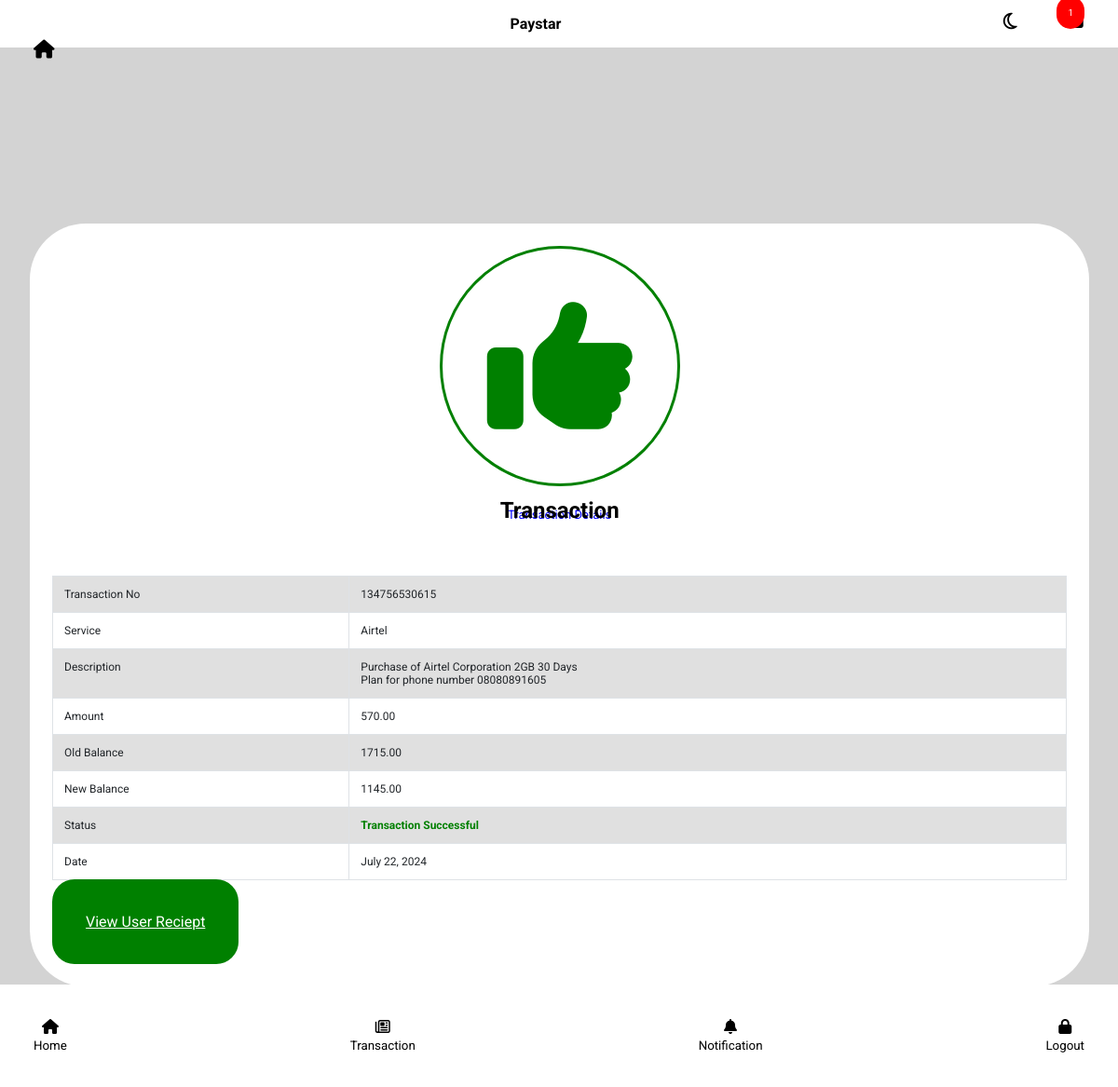
/myreciept/2/, run on the app's committed database.
### myapp/models.py (models this page shows, shortened)
class Development(models.Model):
  user = models.ForeignKey(User, on_delete=models.CASCADE)
  balance = models.ForeignKey(Balance, on_delete=models.CASCADE)
  charge = models.DecimalField(max_digits=10, decimal_places=2)
  service = models.CharField(max_length=255)
  amount = models.DecimalField(max_digits=10, decimal_places=2)
  phone = models.CharField(max_length=255)
  data_amount = models.CharField(max_length=255)
  transaction_id = models.CharField(max_length=2000)
  date = models.DateField(auto_now_add=True)
  status = models.BooleanField(default=False)

class Balance(models.Model):
  user = models.ForeignKey(User, on_delete=models.CASCADE)
  balance = models.DecimalField(max_digits=10, decimal_places=2)

### myapp/views.py (the view, shortened to what this page needs)
# urls.py: path("myreciept/<int:id>/", views.MyReciept.as_view()),
class MyReciept(View):
    def get(self, request, id, *args, **kwargs):
        x = get_object_or_404(Development, id=id)
        old_balance = x.amount + x.balance.balance
        return render(request, 'reciept.html',{"reciept":x, "old":old_balance})

### myapp/templates/reciept.html (shortened to what this page needs)
{% extends "extenders.html" %}
{% load static %}
{% block content %}
<div class="parent-reciept">
  <div class="reciept">
    <div class="reciept-head">
      <i class="fa fa-thumbs-up"></i><br/>
      <p>Transaction Details</p>
      <h2>Transaction</h2>
    </div>
    <div class="table-container">
      <table class="table table-bordered">
       <tbody>
        <tr class="table-active">
          <td>Transaction No</td>
          <td>{{reciept.transaction_id}}</td>
        </tr>
        <tr>
          <td>Service</td>
          <td>{{reciept.service}}</td>
        </tr>
        <tr class="table-active">
          <td>Description</td>
          <td>Purchase of {{reciept.data_amount}} 30 Days <br/>
          Plan for phone number {{reciept.phone}}
          </td>
        </tr>
        <tr>
          <td>Amount</td>
          <td>{{reciept.amount}}</td>
        </tr>
        <tr class="table-active">
          <td>Old Balance</td>
          <td>{{old}}</td>
        </tr>
        <tr>
          <td>New Balance</td>
          <td>{{reciept.balance.balance}}</td>
        </tr>
        <tr class="table-active">
          <td>Status</td>
            {% if reciept.status %}
              <td style="color: green; font-weight: bold">Transaction Successful</td>
            {% else %}
               <td>Transaction Failed</td>
            {% endif %}
        </tr>
        <tr>
          <td>Date</td>
          <td>{{reciept.date}}</td>
        </tr>
       </tbody>
      </table>
      <br/>
      <a href="/invoice/{{reciept.id}}" class="user-reciept">View User Reciept</a>
    </div>
  </div>
</div>
<br /><br /><br /><br />
{% endblock %}

### myapp/static/css/home.css (style rules this page uses)
body { background-color: lightgrey; font-family: 'Roboto', sans-serif; }
.parent-reciept > .reciept { background-color: white; width: 92%; border-radius: 5vw; padding: 2vw; color: black; margin: 2vw; margin-top: 6vw; padding-bottom: 5vw; padding-bottom: 5vw; }
.reciept-head { text-align: center; }
.reciept-head > i { color: green; border: solid 3px green; padding: 4vw; border-radius: 50vw; font-size: 13vw; text-align: center; }
.reciept-head > p { color: blue; font-size: 13px; position: relative; top: 0.8vw; }
.reciept-head > h2 { position: relative; top: -3vw; }
.table { width: 100%; margin-bottom: 1rem; color: #212529; border-collapse: collapse; font-size: 12px; }
.table th, .table td { padding: 0.75rem; vertical-align: top; border-top: 1px solid #dee2e6; }
.table tbody tr:nth-of-type(odd) { background-color: rgba(0, 0, 0, 0.05); }
.table-bordered { border: 1px solid #dee2e6; }
.table-bordered th, .table-bordered td { border: 1px solid #dee2e6; }
.table-active, .table-active > th, .table-active > td { background-color: rgba(0, 0, 0, 0.075); }
.user-reciept { color: white; background-color: green; padding: 3vw; border-radius: 2vw; border:none; }

### data on the page
Development: transaction_id "134756530615", service "Airtel", data_amount "Airtel Corporation 2GB", phone "08080891605", amount "570.00", balance.balance "1145.00", date "July 22, 2024"

### other printed values
{{ old }} "1715.00"
